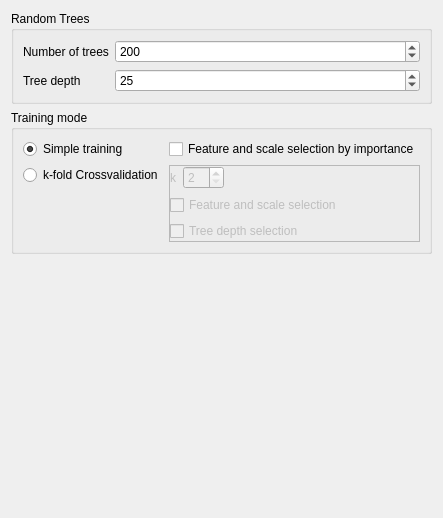
     <widget class="QWidget" name="ClassifierPage">
      <attribute name="title">
       <string>Classifier and training mode</string>
      </attribute>
      <layout class="QVBoxLayout" name="verticalLayout_7">
       <item>
        <widget class="QGroupBox" name="randomTreesGroupBox">
         <property name="title">
          <string>Random Trees</string>
         </property>
         <layout class="QFormLayout" name="formLayout_9">
          <item row="0" column="0">
           <widget class="QLabel" name="label_13">
            <property name="text">
             <string>Number of trees</string>
            </property>
           </widget>
          </item>
          <item row="0" column="1">
           <widget class="QSpinBox" name="treeCountSpinBox">
            <property name="minimum">
             <number>10</number>
            </property>
            <property name="maximum">
             <number>10000</number>
            </property>
            <property name="singleStep">
             <number>10</number>
            </property>
            <property name="value">
             <number>200</number>
            </property>
           </widget>
          </item>
          <item row="2" column="0">
           <widget class="QLabel" name="label_14">
            <property name="text">
             <string>Tree depth</string>
            </property>
           </widget>
          </item>
          <item row="2" column="1">
           <widget class="QSpinBox" name="treeDepthSpinBox">
            <property name="minimum">
             <number>1</number>
            </property>
            <property name="maximum">
             <number>200</number>
            </property>
            <property name="value">
             <number>25</number>
            </property>
           </widget>
          </item>
         </layout>
        </widget>
       </item>
       <item>
        <widget class="QGroupBox" name="trainingModeGroupBox">
         <property name="title">
          <string>Training mode</string>
         </property>
         <layout class="QFormLayout" name="formLayout_8">
          <item row="0" column="0">
           <widget class="QRadioButton" name="simpleTrainingRadioButton">
            <property name="text">
             <string>Simple training</string>
            </property>
            <property name="checked">
             <bool>true</bool>
            </property>
           </widget>
          </item>
          <item row="0" column="1">
           <widget class="QCheckBox" name="simpleFeatAndScaleSelectCheckBox">
            <property name="toolTip">
             <string>Select the most contributive features and scales
(in order to reduce computation time and reduce the classifier size)</string>
            </property>
            <property name="text">
             <string>Feature and scale selection by importance</string>
            </property>
           </widget>
          </item>
          <item row="1" column="0">
           <widget class="QRadioButton" name="kFoldCrossValidRadioButton">
            <property name="text">
             <string>k-fold Crossvalidation</string>
            </property>
           </widget>
          </item>
          <item row="1" column="1">
           <widget class="QFrame" name="kValueFrame">
            <property name="enabled">
             <bool>false</bool>
            </property>
            <property name="frameShape">
             <enum>QFrame::StyledPanel</enum>
            </property>
            <property name="frameShadow">
             <enum>QFrame::Raised</enum>
            </property>
            <layout class="QVBoxLayout" name="verticalLayout_6">
             <property name="leftMargin">
              <number>0</number>
             </property>
             <property name="topMargin">
              <number>0</number>
             </property>
             <property name="rightMargin">
              <number>0</number>
             </property>
             <property name="bottomMargin">
              <number>0</number>
             </property>
             <item>
              <layout class="QHBoxLayout" name="horizontalLayout_6">
               <item>
                <widget class="QLabel" name="label_15">
                 <property name="text">
                  <string>k</string>
                 </property>
                </widget>
               </item>
               <item>
                <widget class="QSpinBox" name="kValueSpinBox">
                 <property name="minimum">
                  <number>2</number>
                 </property>
                </widget>
               </item>
               <item>
                <spacer name="horizontalSpacer">
                 <property name="orientation">
                  <enum>Qt::Horizontal</enum>
                 </property>
                 <property name="sizeHint" stdset="0">
                  <size>
                   <width>40</width>
                   <height>20</height>
                  </size>
                 </property>
                </spacer>
               </item>
              </layout>
             </item>
             <item>
              <widget class="QCheckBox" name="kValueFeatAndScaleSelectCheckBox">
               <property name="toolTip">
                <string>Select the most contributive features and scales
(in order to reduce computation time and reduce the classifier size)</string>
               </property>
               <property name="text">
                <string>Feature and scale selection</string>
               </property>
              </widget>
             </item>
             <item>
              <widget class="QCheckBox" name="treeDepthSelectCheckBox">
               <property name="toolTip">
                <string>Select the most contributive features and scales
(in order to reduce computation time and reduce the classifier size)</string>
               </property>
               <property name="text">
                <string>Tree depth selection</string>
               </property>
              </widget>
             </item>
            </layout>
           </widget>
          </item>
         </layout>
        </widget>
       </item>
       <item>
        <spacer name="verticalSpacer_3">
         <property name="orientation">
          <enum>Qt::Vertical</enum>
         </property>
         <property name="sizeHint" stdset="0">
          <size>
           <width>20</width>
           <height>253</height>
          </size>
         </property>
        </spacer>
       </item>
      </layout>
     </widget>
